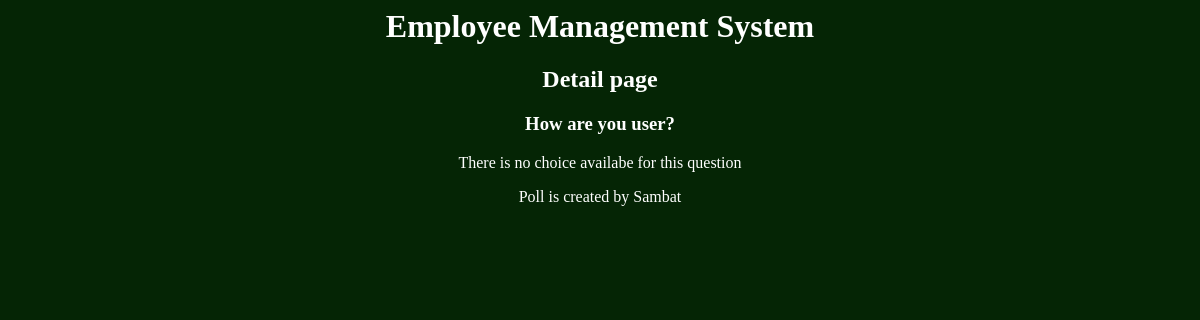
Before: /polls/2/details with the older database file.
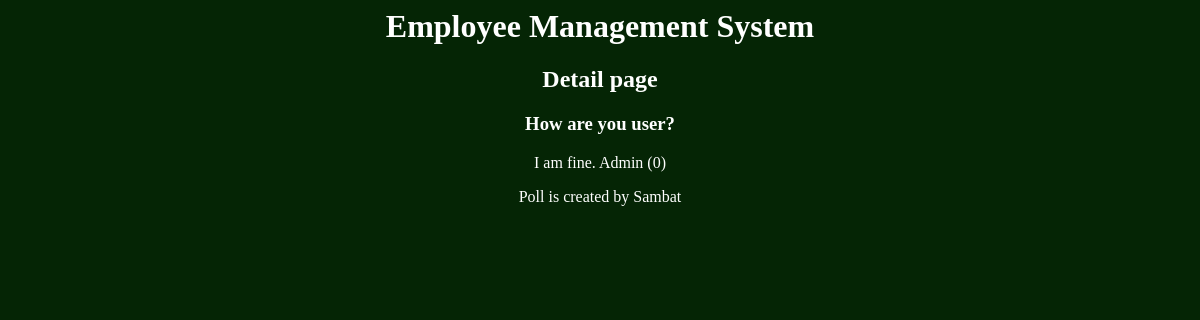
After: the same page with the newer database file.
### poll/models.py (models this page shows, shortened)
class Question(models.Model):
    title = models.TextField(null=True, blank=True)
    status = models.CharField(default='inactive', max_length=10)
    created_by = models.ForeignKey(User, null=True, blank=True, on_delete=models.CASCADE)
    start_date = models.DateTimeField(null=True, blank=True)
    end_date = models.DateTimeField(null=True, blank=True)
    created_at = models.DateTimeField(auto_now_add=True)
    updated_at = models.DateTimeField(auto_now=True)
    @property
    def choices(self):
        return self.choice_set.all()

class Choice(models.Model):
    question = models.ForeignKey('poll.Question', on_delete=models.CASCADE)
    text = models.TextField(null=True, blank=True)
    created_at = models.DateTimeField(auto_now_add=True)
    updated_at = models.DateTimeField(auto_now=True)
    @property
    def votes(self):
        return self.answer_set.count

### poll/views.py (the view)
# urls.py: path('<int:id>/details', details, name='polls_details'),
def details(request, id=None):
    context = {}
    try:
        question = Question.objects.get(id=id)
    except:
        raise Http404
    context['question'] = question
    return render(request, 'polls/details.html', context)

### templates/polls/details.html
{% extends 'base.html' %}
{% block content %}
    <h2>Detail page</h2>
    <h3>{{question.title}}</h3>
    {% for choice in question.choices %}
        <p>{{choice.text}} ({{choice.votes}})</p>
    {% empty %}
    <p>There is no choice availabe for this question</p>
    {% endfor %}
    <p>Poll is created by {{question.created_by.first_name}}</p>
{% endblock content %}

### templates/base.html (shortened to what this page needs)
{% load static %}
<html>
    <head>
        <link rel="stylesheet" type="text/css" href = "{% static 'css/custom.css' %}">
    </head>
    <body>
        <h1>Employee Management System</h1>
        {% block content %}
        {% endblock content %}
    </body>
</html>

### static/css/custom.css (style rules this page uses)
body { background-color: rgb(5, 37, 5); text-align: center; color: rgb(255, 255, 255); text-decoration: none; }

Changed rows visible on the page:
added Choice: text "I am fine. Admin", votes "0"
Other visible differences:
text no longer shown: "There is no choice availabe for this question"
